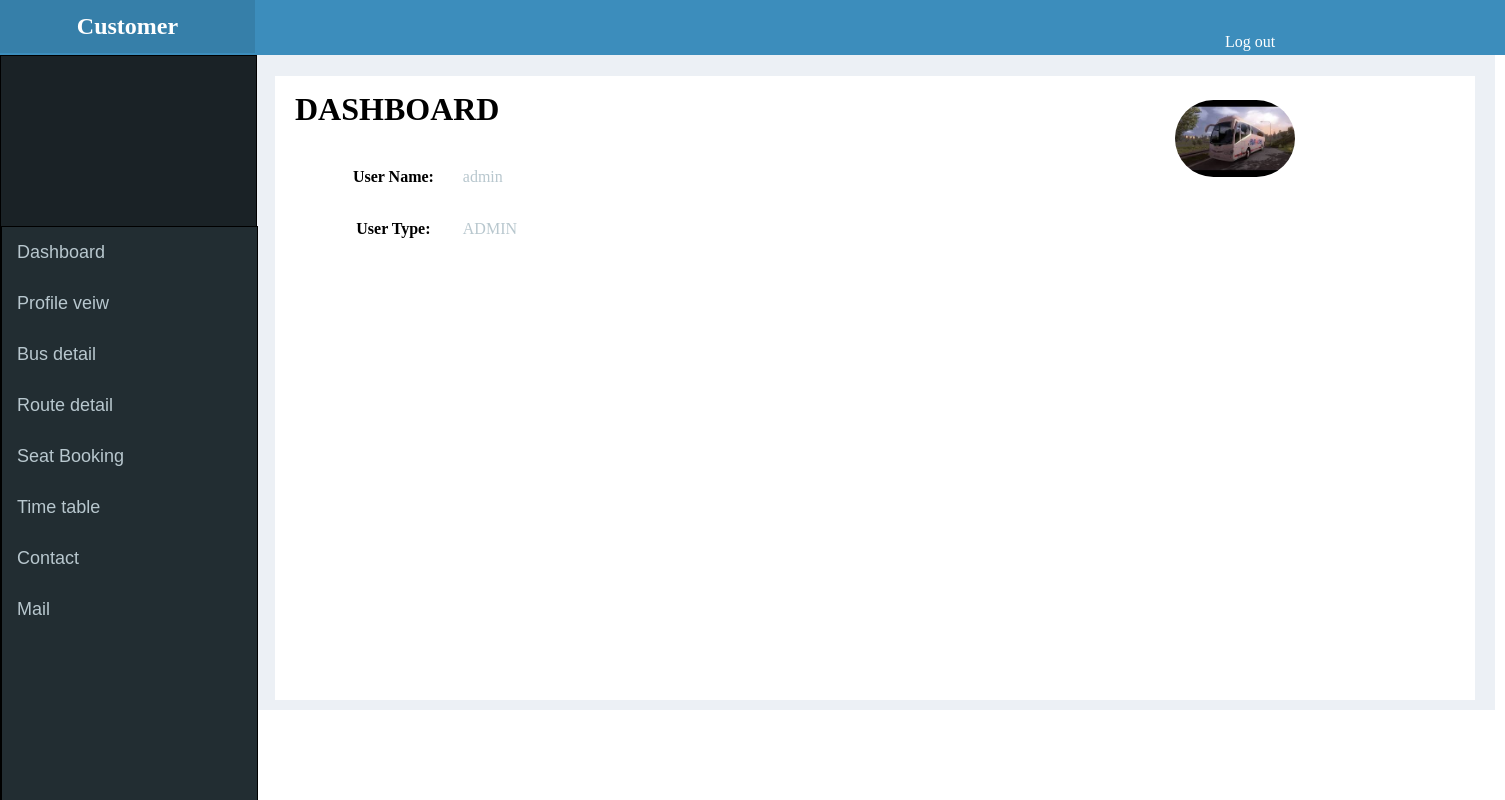
The page /customer/dashboard.php (signed in) on the database its author committed.
### tables this page shows
CREATE TABLE IF NOT EXISTS `user_tbl` (
  `user_id` int(11) NOT NULL,
  `user_name` varchar(255) NOT NULL,
  `user_fullname` varchar(255) NOT NULL,
  `password` varchar(255) NOT NULL,
  `user_type` varchar(255) NOT NULL,
  `status` varchar(255) NOT NULL,
  `user_photo` varchar(255) NOT NULL,
  `email` varchar(255) NOT NULL,
  `city` varchar(255) NOT NULL,
  `gender` varchar(255) NOT NULL,
  `date_birth` date NOT NULL,
  `contact_no` int(255) NOT NULL
);

### admin/classes/general.class.php (called while the page is built, shortened)
	<?php
class general
{
function get_user_info_by_id($id)
{
		$conn = mysqli_connect(HOST,USER,PASS,DB);
		$query = "SELECT * FROM user_tbl  where user_id = '".$id."' ";
		$sql = mysqli_query($conn,$query);
		$row = mysqli_fetch_array($sql);
		return $row;
}
}
?>

### customer/dashboard.php (the view, shortened to what this page needs)
<?php include(CUSTOMER_PATH.'include/header.php'); ?>
<?php include(CUSTOMER_PATH.'include/sidbar.php'); ?>
<?php
$gen = new general;
	$user_profile_info = $gen->get_user_info_by_id($_SESSION['webapp']['user']['user_id']);
?>
	<htlm>
<head>
<link rel="stylesheet" href="css/style.css">
</head>
<body>
<div class="main_body">
<div class="main_inner">
<h1 style="margin-left:20px;padding-top:15px;">DASHBOARD</h1>
<div style="width:1100px; background-color:#FFFFFF; height:550px;">
<table style=" width:600px;margin-left:50px;border-radius:10px;">
	<tr>
	<th style="height:50px;width:150px;">User Name:</th>
		<td style="color:#B8C7CE;background-color:#FFFFFF;height:50px;width:550px;"><?php  echo $user_profile_info['user_name'] ?></td>
		</tr>
	<tr>
	<th style="height:50px;width:150px;">User Type:</th>
	<td style="color:#B8C7CE;background-color:#FFFFFF;height:50px;width:550px;"><?php echo $user_profile_info['user_type'] ?> </td>
	</tr>
	<img src="image/<?php echo $user_profile_info['user_photo']; ?>" style="max-width:120px;float:right;margin-right:80px; margin-top:-50px;border-radius:50px;">
	</table>
</div>
</div>
</div>
</body>
</html>

### customer/css/style.css (style rules this page uses)
body { padding:0 auto; margin:0 auto; }
.main_body { width:1240px; height:auto; background-color:#ECF0F5; padding-bottom:10px; margin-left:255px; margin-top:55px; float:left; }
.main_inner { width:1200px; height:auto; background-color:#FFFFFF; margin-left:20px; margin-top:20px; }

### customer/dashboard.php (style rules this page uses)
table tr td { background-color:#FFFFFF; }
table tr th { text-align:center;background-color:#FFFFFF; }

### rows shown on the page
user_tbl: user_name "admin", user_type "ADMIN", user_photo (picture)
